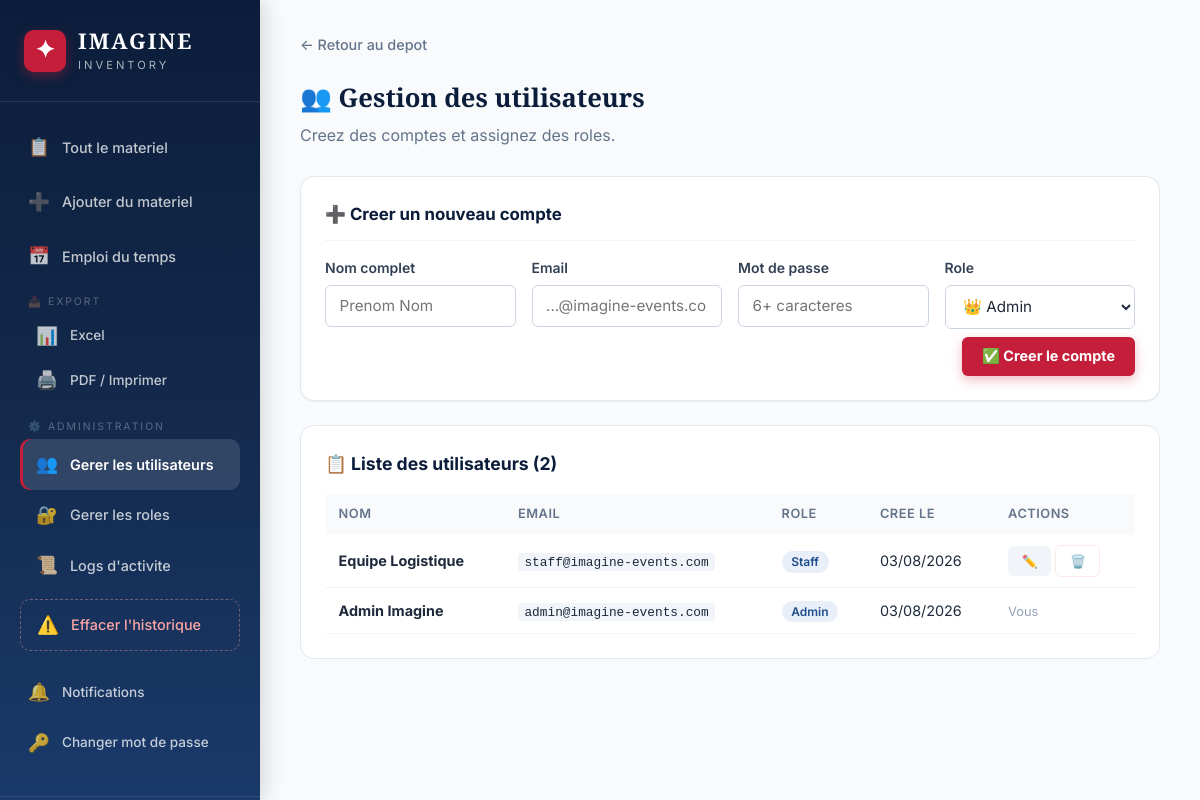
Page /admin/users (signed in) on the committed database.
### app.py (models this page shows, shortened)
class User(UserMixin, db.Model):
    __tablename__ = 'users'
    id = db.Column(db.Integer, primary_key=True); email = db.Column(db.String(150), unique=True, nullable=False)
    password_hash = db.Column(db.String(256), nullable=False); full_name = db.Column(db.String(150), nullable=False)
    role_id = db.Column(db.Integer, db.ForeignKey('roles.id'), nullable=True)
    created_at = db.Column(db.DateTime, default=tunisia_now)
    borrows = db.relationship('Borrow', backref='user', lazy=True)
    event_assignments = db.relationship('EventAssignment', backref='user', lazy=True)
    notifications = db.relationship('Notification', backref='user', lazy=True, foreign_keys='Notification.user_id')
    def has_permission(self, perm):
        role = db.session.get(CustomRole, self.role_id) if self.role_id else None
        return role.has_permission(perm) if role else False
    @property
    def role_name(self):
        role = db.session.get(CustomRole, self.role_id) if self.role_id else None
        return role.name if role else 'Aucun role'
    @property
    def unread_notifications(self):
        return Notification.query.filter_by(user_id=self.id, read=False).count()

class CustomRole(db.Model):
    __tablename__ = 'roles'
    id = db.Column(db.Integer, primary_key=True); name = db.Column(db.String(100), unique=True, nullable=False)
    icon = db.Column(db.String(10), default='👤'); description = db.Column(db.String(250), default='')
    permissions = db.Column(db.Text, default=''); created_at = db.Column(db.DateTime, default=tunisia_now)
    users = db.relationship('User', backref='role', lazy=True)
    def get_permissions(self):
        try: return json.loads(self.permissions) if self.permissions else []
        except: return []
    def has_permission(self, p): return p in self.get_permissions()

### app.py (the view)
@app.route('/admin/users')
@permission_required('manage_users')
def manage_users():
    users = User.query.order_by(User.created_at.desc()).all()
    return render_template('manage_users.html', users=users, all_roles=CustomRole.query.order_by(CustomRole.name).all())

### app.py (called while the page is built)
@login_manager.user_loader
def load_user(uid): return db.session.get(User, int(uid))

def permission_required(perm):
    def decorator(f):
        @wraps(f)
        @login_required
        def decorated(*args, **kwargs):
            if not current_user.has_permission(perm):
                flash('Acces refuse. Permission requise : ' + perm, 'error')
                return redirect(url_for('dashboard'))
            return f(*args, **kwargs)
        return decorated
    return decorator

### templates/manage_users.html (shortened to what this page needs)
{% extends "base.html" %}
{% block content %}
<div class="form-page" style="max-width:900px">
    <div class="breadcrumb"><a href="{{ url_for('dashboard') }}">← Retour au depot</a></div>
    <div class="page-header"><h1>👥 Gestion des utilisateurs</h1><p>Creez des comptes et assignez des roles.</p></div>
    <div class="form-card" style="margin-bottom:1.5rem">
        <h3 style="font-size:1.05rem;color:var(--blue-deep);margin-bottom:1rem;padding-bottom:.75rem;border-bottom:1px solid var(--gray-100)">➕ Creer un nouveau compte</h3>
        <form method="POST" action="{{ url_for('create_user') }}">
            <div class="form-row" style="grid-template-columns:1fr 1fr 1fr 1fr">
                <div class="form-group"><label>Nom complet</label><input type="text" name="full_name" required placeholder="Prenom Nom"></div>
                <div class="form-group"><label>Email</label><input type="email" name="email" required placeholder="...@imagine-events.com"></div>
                <div class="form-group"><label>Mot de passe</label><input type="password" name="password" required placeholder="6+ caracteres"></div>
                <div class="form-group"><label>Role</label><select name="role_id">{% for r in all_roles %}<option value="{{ r.id }}">{{ r.icon }} {{ r.name }}</option>{% endfor %}</select></div>
            </div>
            <div style="display:flex;justify-content:flex-end;padding-top:.5rem"><button class="btn btn-accent">✅ Creer le compte</button></div>
        </form>
    </div>
    <div class="detail-section"><h2>📋 Liste des utilisateurs ({{ users|length }})</h2>
        <div class="history-table-wrapper"><table class="history-table"><thead><tr><th>Nom</th><th>Email</th><th>Role</th><th>Cree le</th><th>Actions</th></tr></thead><tbody>
            {% for u in users %}<tr>
                <td><strong>{{ u.full_name }}</strong></td>
                <td><code style="font-size:.8rem">{{ u.email }}</code></td>
                <td><span class="status-badge" style="background:var(--blue-pale);color:var(--blue)">{{ u.role_name }}</span></td>
                <td>{{ u.created_at.strftime('%d/%m/%Y') }}</td>
                <td>{% if u.id != current_user.id %}
                    <button class="btn btn-sm btn-secondary" onclick="openEditUser('{{ u.id }}','{{ u.full_name|replace("'","\\'") }}',{{ u.role_id or 0 }})">✏️</button>
                    <form method="POST" action="{{ url_for('delete_user',uid=u.id) }}" style="display:inline" onsubmit="return confirm('Supprimer {{ u.full_name|replace("'","\\'") }} ?')"><button class="btn btn-sm btn-danger">🗑️</button></form>
                    {% else %}<span style="color:var(--gray-400);font-size:.8rem">Vous</span>{% endif %}
                </td>
            </tr>{% endfor %}
        </tbody></table></div>
    </div>
</div>
{% endblock %}

### static/css/style.css (style rules this page uses)
*, *::before, *::after { margin: 0; padding: 0; box-sizing: border-box; }
:root { --blue-deep: #0B1D3A; --blue-dark: #13294B; --blue-mid: #1A3A6B; --blue: #1E4D8C; --blue-light: #3A7BD5; --blue-pale: #E8EFF8; --red: #C41E3A; --red-dark: #A01830; --red-light: #E63946; --red-pale: #FDE8EC; --white: #FFFFFF; --gray-50: #F8FAFC; --gray-100: #F1F5F9; --gray-200: #E2E8F0; --gray-300: #CBD5E1; --gray-400: #94A3B8; --gray-500: #64748B; --gray-600: #475569; --gray-700: #334155; --gray-800: #1E293B; --gray-900: #0F172A; --green: #16A34A; --green-pale: #DCFCE7; --amber: #D97706; --amber-pale: #FEF3C7; --radius-sm: 6px; --radius: 10px; --radius-lg: 14px; --radius-xl: 20px; --shadow-sm: 0 1px 2px rgba(0,0,0,0.05); --shadow: 0 1px 3px rgba(0,0,0,0.1), 0 1px 2px rgba(0,0,0,0.06); --shadow-md: 0 4px 6px rgba(0,0,0,0.07), 0 2px 4px rgba(0,0,0,0.06); --shadow-lg: 0 10px 15px rgba(0,0,0,0.1), 0 4px 6px rgba(0,0,0,0.05); --shadow-xl: 0 20px 25px rgba(0,0,0,0.1), 0 10px 10px rgba(0,0,0,0.04); --sidebar-w: 260px; --font: 'Inter', -apple-system, BlinkMacSystemFont, 'Segoe UI', sans-serif; --font-display: 'Playfair Display', Georgia, serif; }
html { font-size: 16px; scroll-behavior: smooth; }
body { font-family: var(--font); background: var(--gray-50); color: var(--gray-800); line-height: 1.6; min-height: 100vh; display: flex; -webkit-font-smoothing: antialiased; }
a { color: var(--blue); text-decoration: none; }
button { cursor: pointer; font-family: inherit; }
input, select, textarea { font-family: inherit; font-size: 0.95rem; padding: 0.65rem 0.85rem; border: 1.5px solid var(--gray-300); border-radius: var(--radius-sm); background: var(--white); color: var(--gray-800); width: 100%; transition: border-color 0.2s, box-shadow 0.2s; outline: none; }
label { display: block; font-weight: 600; font-size: 0.875rem; color: var(--gray-700); margin-bottom: 0.35rem; }
code { background: var(--gray-100); padding: 0.1rem 0.4rem; border-radius: 3px; font-size: 0.85rem; }
.btn { display: inline-flex; align-items: center; justify-content: center; gap: 0.5rem; padding: 0.65rem 1.25rem; border-radius: var(--radius-sm); font-weight: 600; font-size: 0.9rem; border: none; transition: all 0.2s; white-space: nowrap; text-decoration: none; }
.btn-accent { background: var(--red); color: white; font-weight: 700; box-shadow: 0 4px 12px rgba(196, 30, 58, 0.3); }
.btn-secondary { background: var(--gray-100); color: var(--gray-700); }
.btn-danger { background: var(--white); color: var(--red); border: 1.5px solid var(--red-pale); }
.btn-sm { padding: 0.45rem 0.85rem; font-size: 0.8rem; }
.form-row { display: grid; grid-template-columns: repeat(auto-fit, minmax(150px, 1fr)); gap: 1rem; }
.breadcrumb { margin-bottom: 1.25rem; }
.breadcrumb a { font-size: 0.9rem; color: var(--gray-500); font-weight: 500; }
.detail-section { background: var(--white); border-radius: var(--radius-lg); border: 1px solid var(--gray-200); padding: 1.5rem; margin-bottom: 1.25rem; }
.detail-section h2 { font-size: 1.1rem; color: var(--blue-deep); margin-bottom: 1rem; }
.history-table-wrapper { overflow-x: auto; }
.history-table { width: 100%; border-collapse: collapse; font-size: 0.9rem; }
.history-table th { text-align: left; padding: 0.65rem 0.85rem; background: var(--gray-50); color: var(--gray-500); font-weight: 600; font-size: 0.8rem; text-transform: uppercase; letter-spacing: 0.5px; }
.history-table td { padding: 0.65rem 0.85rem; border-bottom: 1px solid var(--gray-100); }
.status-badge { padding: 0.2rem 0.6rem; border-radius: 100px; font-size: 0.75rem; font-weight: 600; }
.form-page { max-width: 800px; }
.page-header { margin-bottom: 1.75rem; }
.page-header h1 { font-family: var(--font-display); color: var(--blue-deep); font-size: 1.6rem; }
.page-header p { color: var(--gray-500); margin-top: 0.25rem; }
.form-card { background: var(--white); border-radius: var(--radius-lg); padding: 1.5rem; border: 1px solid var(--gray-200); box-shadow: var(--shadow-sm); }

### rows in the picture
User: full_name "Equipe Logistique", email "staff@imagine-events.com", role_name "Staff", created_at "03/08/2026"
User: full_name "Admin Imagine", email "admin@imagine-events.com", role_name "Admin", created_at "03/08/2026", shows "Vous"

### other values in the picture
{{ users|length }} "2"
form field role_id "👑 Admin"
